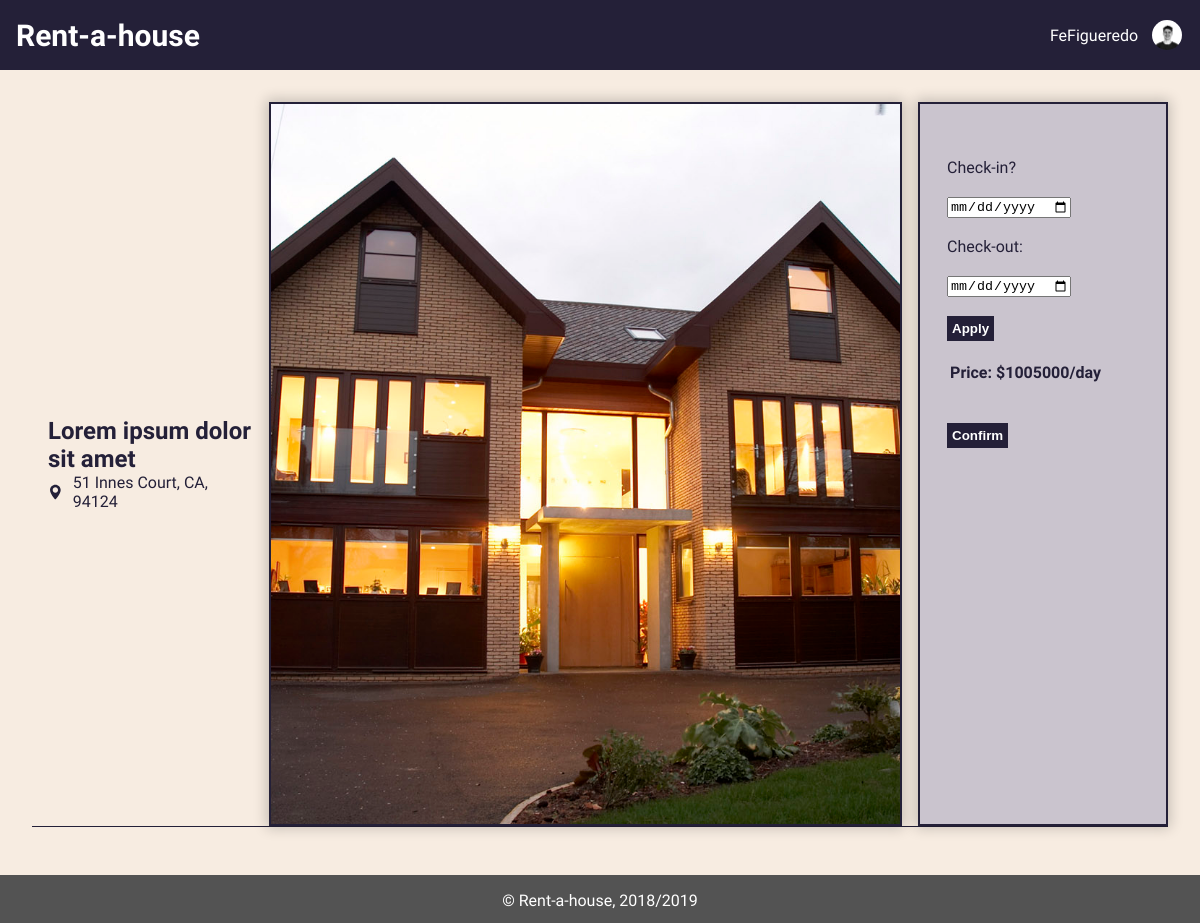
The app's page /pages/rental.php?id=4 (signed in) with its own data.
### tables this page shows
CREATE TABLE house (
  id INTEGER PRIMARY KEY AUTOINCREMENT,
  type VARCHAR,
  room INTEGER,
  bathroom INTEGER,
  price DOUBLE,
  published DATE,
  address VARCHAR, 
  location VARCHAR,
  state VARCHAR,
  postCode VARCHAR,  
  description VARCHAR,
  title VARCHAR,
  owner VARCHAR REFERENCES user
);

CREATE TABLE houseimages (
  id INTEGER PRIMARY KEY AUTOINCREMENT,
  houseID integer REFERENCES house,
  image VARCHAR
);

### database/db_utils.php (called while the page is built, shortened)
<?php
    include_once('connection.php');
    function getHouse($id){
        global $db;
        $stmt = $db->prepare("SELECT * FROM house WHERE id='".$id."'");
        $stmt->execute();
        $aux = $stmt->fetch();
        return $aux;
    }
    function getHouseImages($houseID){
        global $db;
        $stmt = $db->prepare("SELECT * FROM houseimages  WHERE houseID = '".$houseID."'");
        $stmt->execute();
        $aux = $stmt->fetchAll();
        return $aux;
    }
?>

### pages/rental.php (the view, shortened to what this page needs)
<?php
    include_once('../templates/templates.php');
    include_once('../database/connection.php');
    include_once('../database/db_utils.php');
    if(isset($_GET['id'])){
        $id = $_GET['id'];
        $house = getHouse($id);
    }
    $images = getHouseImages($id);
?>
    <article class="house-body">
        <div id="house-header">
                <div id="house-title">
                    <h2><?=$house["title"]?></h2>
                    <div id="house-location">
                        <p><?=$house["address"].", ".$house["state"].", ".$house["postCode"]?></p>
                    </div>
                </div>
                <section id="house-image-contact">
                    <img  src="../images/houses/<?=$images[0]['image']?>" alt="HouseImg">
                    <div id="house-contact-owner">
                    <?php
                        $priceDay = $house["price"];
                    ?>
                    <div id="rental_info">
                        <br><br><label>Check-in?</label><br><br>
                        <input type="date" name="checkin" id="checkin">
                        <br><br><label>Check-out:</label><br><br>
                        <input type="date" name="checkout" id="checkout">
                        <br><br><?php echo "<button type='button' onclick='date($priceDay)' id='button' class='utils-btn'>";?>Apply</button><br><br>
                        <table id="table">
                            <tr><th>Price:</th><th>$<?=$house["price"]?>/day</th></tr>
                        </table>
                        <br><br><button class="utils-btn">Confirm</button>
                    </div>
                    </div>
                </section>
        </div>
    </article>

### css/style.css (style rules this page uses)
:root { --main-color-1: #242038; --main-color-2: #725AC1; --main-color-3: #8D86C9; --main-color-4: #CAC4CE; --main-color-5: #F7ECE1; --main-color-6: white; --main-color-7: rgba(0,0,0,.2); --main-color-8: black; --main-color-9: rgb(83, 83, 83); --error: rgb(245, 89, 71); --success: rgb(75,181,67); }
html { margin: 0; padding: 0; width: 100%; }
body { display: flex; flex-direction: column; font-family: 'Exo 2', sans-serif; background-color: var(--main-color-5); color: var(--main-color-1); margin: 0; padding: 0; min-height: 100vh; width: 100%; }
#rental_info { padding-left: 5%; }
.utils-btn { background-color:var(--main-color-1); display:inline-block; cursor:pointer; color:var(--main-color-6); font-weight:bold; padding: 5px; text-decoration:none; border: none; transition: background-color 0.5s; position: relative; }
.house-body { flex: auto; padding: 2em; display: flex; flex-direction: column; }
#house-header { display: flex; flex-direction: row; border-bottom: 1px solid var(--main-color-1); margin-bottom: 1em; }
#house-title { padding: 1em; border-radius: 10px; margin: auto auto auto 0; float: right; }
#house-title h2 { margin: auto; color: var(--main-color-1) }
#house-title p { color: var(--main-color-1); margin: auto 0; }
#house-location { margin: auto; display: flex; flex-direction: row; vertical-align: middle; }
#house-location svg { fill: var(--main-color-1); width: 15px; margin-right: 10px; }
#house-image-contact { display: flex; flex-direction: row; }
#house-image-contact>img { border: 2px solid var(--main-color-1); margin: auto auto auto 0; float: left; width: 70%; height: 45em; vertical-align: middle; object-fit: cover; box-shadow: 0 0 0.8rem 0.2rem var(--main-color-7); margin-right: 1em; }
#house-contact-owner { border: 2px solid var(--main-color-1); float: right; margin: 0 0 0 auto; display: flex; flex-direction: column; background-color: var(--main-color-4); width: 25%; padding: 1em; box-shadow: 0 0 0.8rem 0.2rem var(--main-color-7); }

### records on screen
house: title "Lorem ipsum dolor sit amet", address "51 Innes Court", state "CA", postCode "94124", price "1005000"
houseimages: image (picture)

### other values on screen
$_SESSION['username'] "FeFigueredo"
